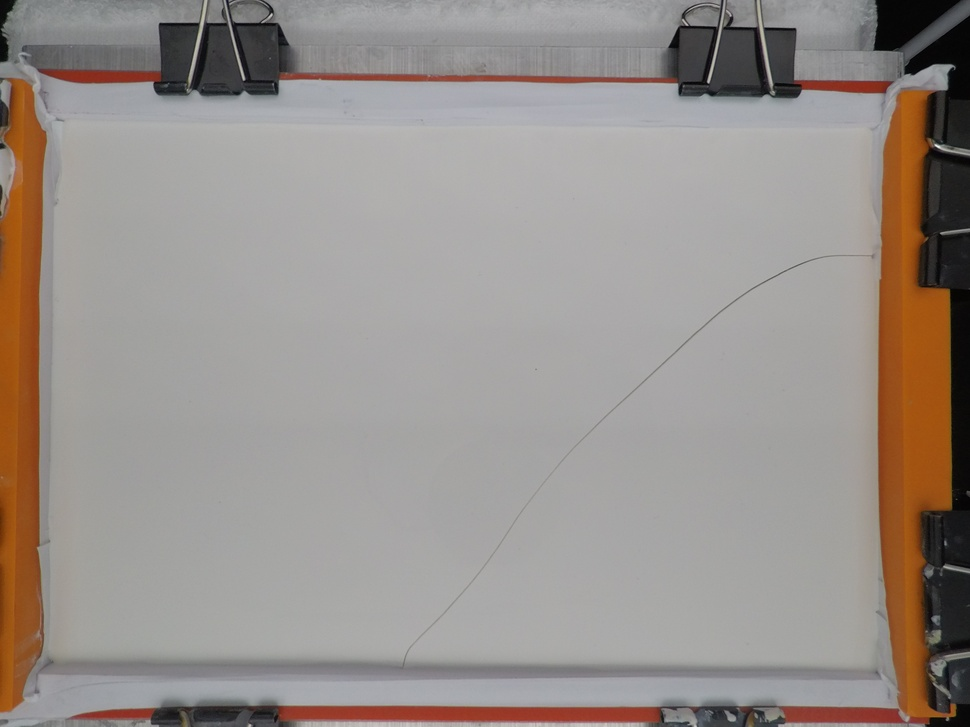
#> input picture alekFolder/one/Trial33.JPG, 970 x 727 px, shrunk from 4000 x 3000 before the run
$ python -i crackAnalysis.py   (imports and definitions only)
#> lines starting #> are read from the running program, lines starting #| are printed output that depends on the picture
import math
import scipy.ndimage.morphology as m
import cv2
import numpy as np
from skimage import img_as_float
from skimage import io, color, morphology
from skimage import io, morphology, img_as_bool, segmentation
from scipy import ndimage as ndi
import matplotlib.pyplot as plt
import ctypes
import tkinter as tk
import tkinter.filedialog
from tkinter.filedialog import askopenfilename

#Makes each pixel of the image black or white
# [33 lines left out: functions binary1, median, thinning2, canny, not called in this run]

#Fills in gaps in the skeleton image
def complete(img):
#> called with img = 'one/Trial33.JPG'
    image = img_as_bool(io.imread(img))
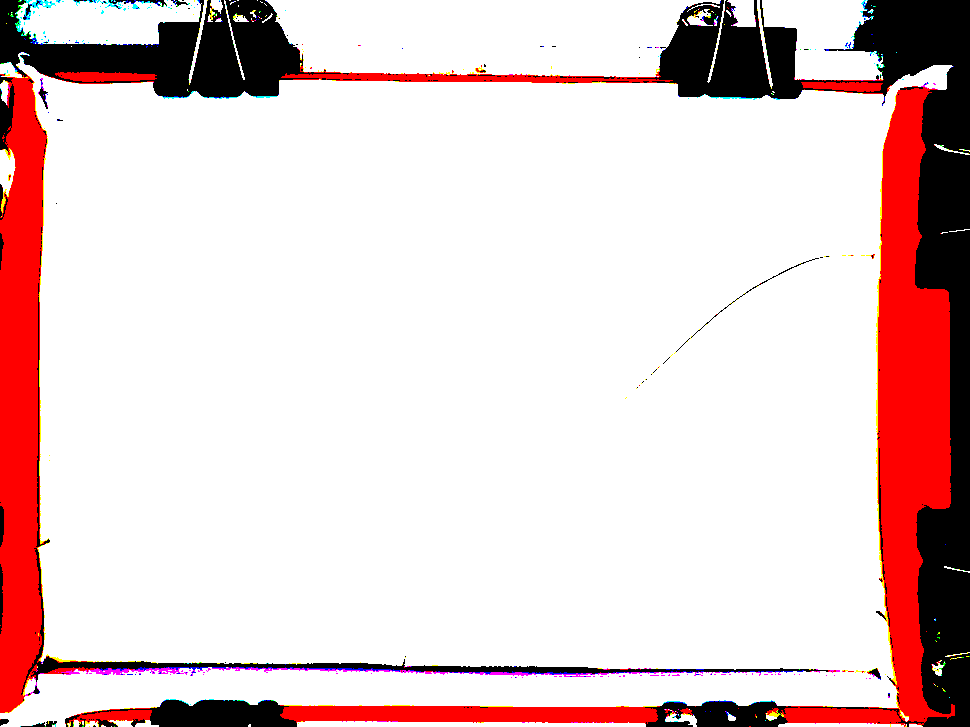
#> image: shape (727, 970, 3) bool; mean R, G, B 0.895, 0.803, 0.803
    out = ndi.distance_transform_edt(~image)
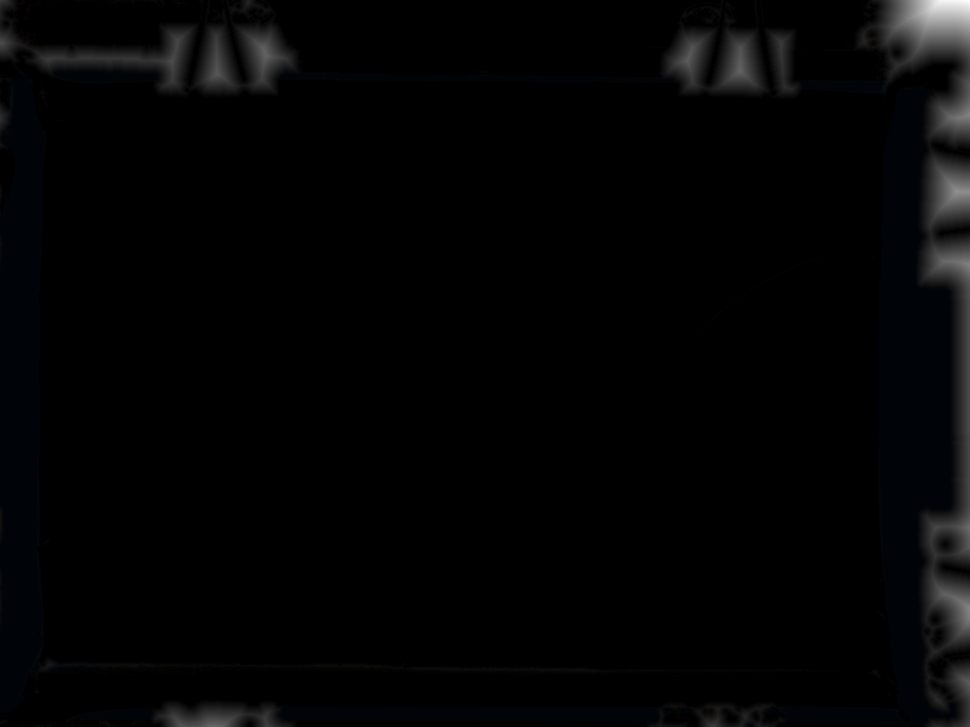
#> out: shape (727, 970, 3) float64; mean R, G, B 1, 1.1, 1.2; drawn with min black and max white
    out = out < 0.02 * out.max()
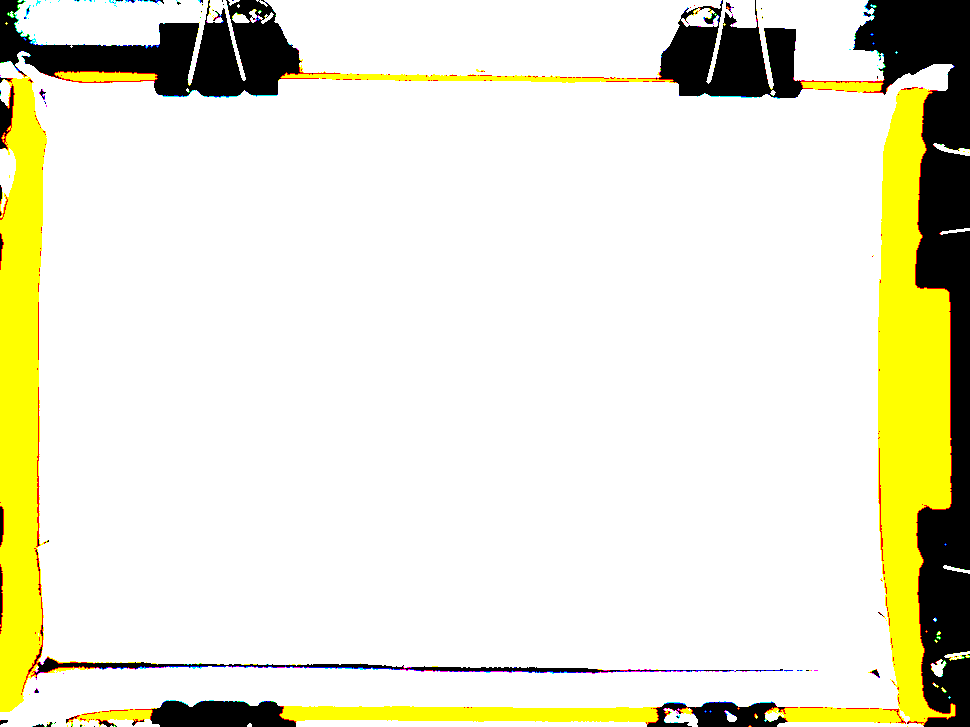
#> out: shape (727, 970, 3) bool; mean R, G, B 0.91, 0.906, 0.817
    out = morphology.skeletonize(out)
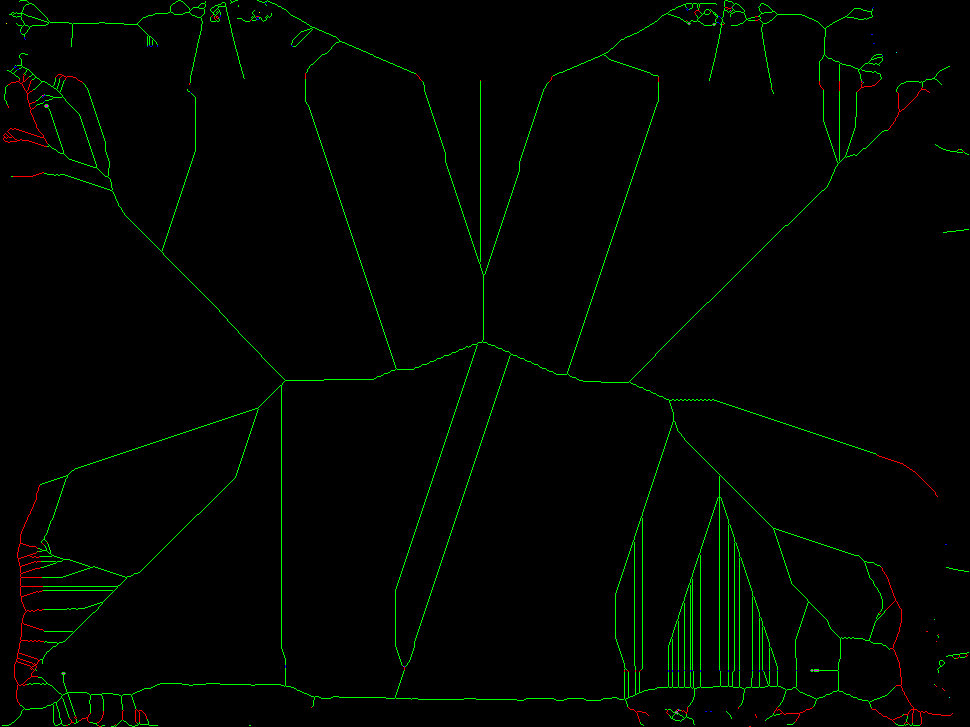
#> out: shape (727, 970, 3) bool; mean R, G, B 0.00228, 0.0167, 0.000167
    out = segmentation.clear_border(out)
    out = out | image

    cv2.imshow("out",out)
    cv2.waitKey(0)
    cv2.imwrite('gaps_filled.jpg', out)

#Makes all green pixels white
# [340 lines left out: functions bandw, switch, getLength, getSlope, getWidth, getColor, not called in this run]

#############################################MAIN###################################
cropping = False
esc_keycode=27
x_start, y_start, x_end, y_end = 0, 0, 0, 0
done = False

# [2 lines not run here, left out]

#The image is made smaller if it extends the window size
# [1 line that did not run here, left out]
# [1 line that did not run here, left out]
# [1 line that did not run here, left out]
# [1 line that did not run here, left out]
# [9 lines not run here, left out]

# [1 line that did not run here, left out]
# [1 line that did not run here, left out]
# [1 line that did not run here, left out]

# [12 lines not run here, left out]

# [1 line that did not run here, left out]
# [1 line that did not run here, left out]
# [1 line that did not run here, left out]

# [2 lines not run here, left out]
# [1 line that did not run here, left out]
check = False

# [28 lines left out: function mouse_crop, not called in this run]

# [29 lines not run here, left out]
#Length is calculated using demensions and units given. Perpendicular slopes are returned
# [1 line that did not run here, left out]
#Width is calculated
# [3 lines not run here, left out]

>>> result = complete('one/Trial33.JPG')
